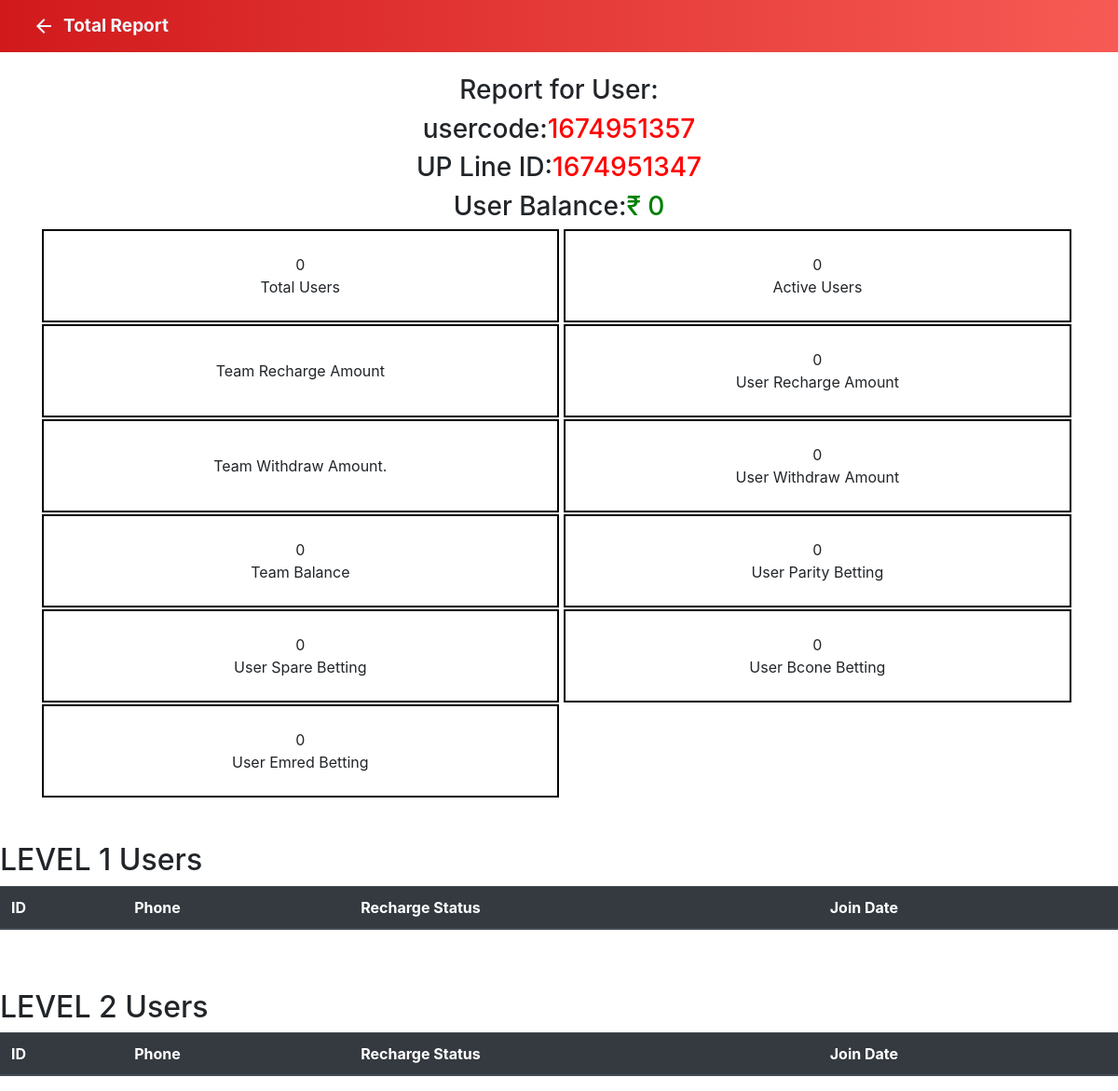
The app's page /report.php with its own data.
### tables this page shows
CREATE TABLE `users` (
  `id` int(11) NOT NULL,
  `username` varchar(50) NOT NULL,
  `password` varchar(255) NOT NULL,
  `refcode` varchar(255) NOT NULL,
  `usercode` bigint(255) NOT NULL,
  `created_at` datetime DEFAULT current_timestamp(),
  `balance` double NOT NULL DEFAULT 0,
  `account` varchar(255) NOT NULL DEFAULT 'ADD BANK / USDT',
  `ifsc` varchar(255) NOT NULL DEFAULT 'Not Addeed',
  `withdraw` int(255) NOT NULL,
  `refcode1` varchar(11) NOT NULL,
  `refcode2` varchar(11) NOT NULL,
  `name` varchar(211) NOT NULL,
  `upi` varchar(211) NOT NULL,
  `nickname` varchar(211) NOT NULL DEFAULT 'Mem***987',
  `bonus` int(211) NOT NULL,
  `r_ip` varchar(211) DEFAULT NULL,
  `email` varchar(211) DEFAULT NULL,
  `time` timestamp NOT NULL DEFAULT current_timestamp(),
  `block` varchar(211) NOT NULL DEFAULT 'Active',
  `agent` int(11) NOT NULL,
  `Address` varchar(211) NOT NULL
);

### report.php (the view, shortened to what this page needs)
<?php
 require_once "config.php";
 $username=$_GET["user"];
  $optrec="SELECT SUM(recharge) as total1 FROM `recharge` WHERE username='$username' AND status='Success'";
$optresrec=$conn->query($optrec);
$sumrec= mysqli_fetch_assoc($optresrec);
if($sumrec['total1']==""){
    $recbal=0;
}else{
    $recbal=$sumrec['total1'];
}
  $optwith="SELECT SUM(withdraw) as total11 FROM `record` WHERE username='$username' AND status='Agree'";
$optreswith=$conn->query($optwith);
$sumwith= mysqli_fetch_assoc($optreswith);
if($sumwith['total11']==""){
    $withbal=0;
}else{
    $withbal=$sumwith['total11'];
}
 $sql = "SELECT balance,usercode,refcode FROM users WHERE username='$username'";
$resultu = $conn->query($sql);
$rowu = mysqli_fetch_array($resultu);
$usercode=$rowu[usercode];
$refcode=$rowu[refcode];
$balance=$rowu[balance];
$opt="SELECT count(*) as total FROM `users` WHERE refcode='$usercode' ";
$optres=$conn->query($opt);
$sum= mysqli_fetch_assoc($optres);
if($sum['total']==""){
    $users="0";
}else{
    $users=$sum['total'];
}
 $aopt="SELECT count(*) as atotal FROM `users` WHERE refcode='$usercode' AND balance>0 ";
$aoptres=$conn->query($aopt);
$asum= mysqli_fetch_assoc($aoptres);
if($asum['atotal']==""){
    $ausers="0";
}else{
    $ausers=$asum['atotal'];
}
$opt1="SELECT SUM(balance) as total1 FROM `users` WHERE refcode='$usercode'";
$optres1=$conn->query($opt1);
$sum1= mysqli_fetch_assoc($optres1);
if($sum1['total1']==""){
    $tbal=0;
}else{
    $tbal=$sum1['total1'];
}
$optu="SELECT SUM(amount) as total FROM `betting`  WHERE username='$username'";
$optresu=$conn->query($optu);
$sumu= mysqli_fetch_assoc($optresu);
$red=round($sumu['total'],2);
$optg="SELECT SUM(amount) as total FROM `beconebetting`  WHERE username='$username'";
$optresg=$conn->query($optg);
$sumg= mysqli_fetch_assoc($optresg);
$green=round($sumg['total'],2);
$optv="SELECT SUM(amount) as total FROM `saprebetting`  WHERE username='$username'";
$optresv=$conn->query($optv);
$sumv= mysqli_fetch_assoc($optresv);
$violet=round($sumv['total'],2);
$opt0="SELECT SUM(amount) as total FROM `emredbetting` WHERE username='$username'";
$optres0=$conn->query($opt0);
$sum0= mysqli_fetch_assoc($optres0);
$zero=round($sum0['total'],2);
?>
<html lang="en">
<head>
    <link rel="stylesheet" href="https://maxcdn.bootstrapcdn.com/bootstrap/4.4.1/css/bootstrap.min.css">
</head>
<body onselectstart="return false">
    <div class="header">
        <span onclick="window.location.href='/myTeam?user=<?php echo  $_SESSION['username']?>'" style="margin-left:35px; "
            class="material-icons-outlined">arrow_back</span>
        <div style="margin-left:9px; font-size:19px; font-weight: bold;">Total Report</div>
    </div>
    <br>
    <h3 style="
    text-align: center;
">Report for User:<span style="color:red;"><?php echo $username;?></span></h3>
    <h3 style="
    text-align: center;
">usercode:<span style="color:red;"><?php echo $usercode;?></span></h3>
<h3 style="
    text-align: center;
">UP Line ID:<span style="color:red;"><?php echo $refcode;?></span></h3>
 <h3 style="
    text-align: center;
">User Balance:<span style="color:green;">₹ <?php echo $balance;?></span></h3>
    <div class="container">
        <div class="box" id="box1">
            <span class=""><?php echo $users;?></span>
            <span class="key">Total Users</span>
        </div>
        <div class="box" id="box2">
            <span class=""><?php echo $ausers;?></span>
            <span class="key">Active Users</span>
        </div>
        <div style="margin-top:2px" class="box" id="box3">
            <span class="key">Team Recharge Amount</span>
        </div>
           <div style="margin-top:2px" class="box" id="box3">
            <span class=""><?php echo $recbal;?></span>
            <span class="key">User Recharge Amount</span>
        </div>
        <div style="margin-top:2px" class="box" id="box4">
            <span class="key">Team Withdraw Amount.</span>
        </div>
            <div style="margin-top:2px" class="box" id="box4">
            <span class=""><?php echo $withbal;?></span>
            <span class="key">User Withdraw Amount</span>
        </div>
        <div style="margin-top:2px" class="box" id="box5">
            <span class=""><?php echo $tbal;?></span>
            <span class="key">Team Balance</span>
        </div>
        <div style="margin-top:2px" class="box" id="box5">
            <span class=""><?php echo $red;?></span>
            <span class="key">User Parity Betting</span>
        </div>
        <div style="margin-top:2px" class="box" id="box5">
            <span class=""><?php echo $green;?></span>
            <span class="key">User Spare Betting</span>
        </div>
        <div style="margin-top:2px" class="box" id="box5">
            <span class=""><?php echo $violet;?></span>
            <span class="key">User Bcone Betting</span>
        </div>
        <div style="margin-top:2px" class="box" id="box5">
            <span class=""><?php echo $zero;?></span>
            <span class="key">User Emred Betting</span>
        </div>
    </div>
    <br><br>
<h2>LEVEL 1 Users</h2>
    <div id="users">
        <div class="table-responsive">
            <table class="table table-dark">
                <thead>
                    <tr>
                        <th>
                            ID
                        </th>
                        <th>
                            Phone
                        </th>
                        <th>
                            Recharge Status
                        </th>
                        <th>
                            Join Date
                        </th>
                    </tr>
                </thead>
            </table>
        </div>
    </div>
    <br><br>
    <h2>LEVEL 2 Users</h2>
    <div id="users">
        <div class="table-responsive">
            <table class="table table-dark">
                <thead>
                    <tr>
                        <th>
                            ID
                        </th>
                        <th>
                            Phone
                        </th>
                        <th>
                            Recharge Status
                        </th>
                        <th>
                            Join Date
                        </th>
                    </tr>
                </thead>
            </table>
        </div>
    </div>
</body>
</html>

### report.php (style rules this page uses)
* { margin: 0; padding: 0; }
.header { background-image: linear-gradient(90deg,#cd0103,#f64841); height: 3.5em; color: aliceblue; opacity: 0.9; display: flex; align-items: center; }
.container { width: 100%; display: grid; grid-template-columns: auto auto }
.box { width: 99%; height: 100px; border: 2px solid black; display: flex; justify-content: center; align-items: center; flex-direction: column; }

### records on screen
users: usercode "1674951357", refcode "1674951347", balance "0"

### other values on screen
$users "0"
$ausers "0"
$recbal "0"
$withbal "0"
$tbal "0"
$red "0"
$green "0"
$violet "0"
$zero "0"
